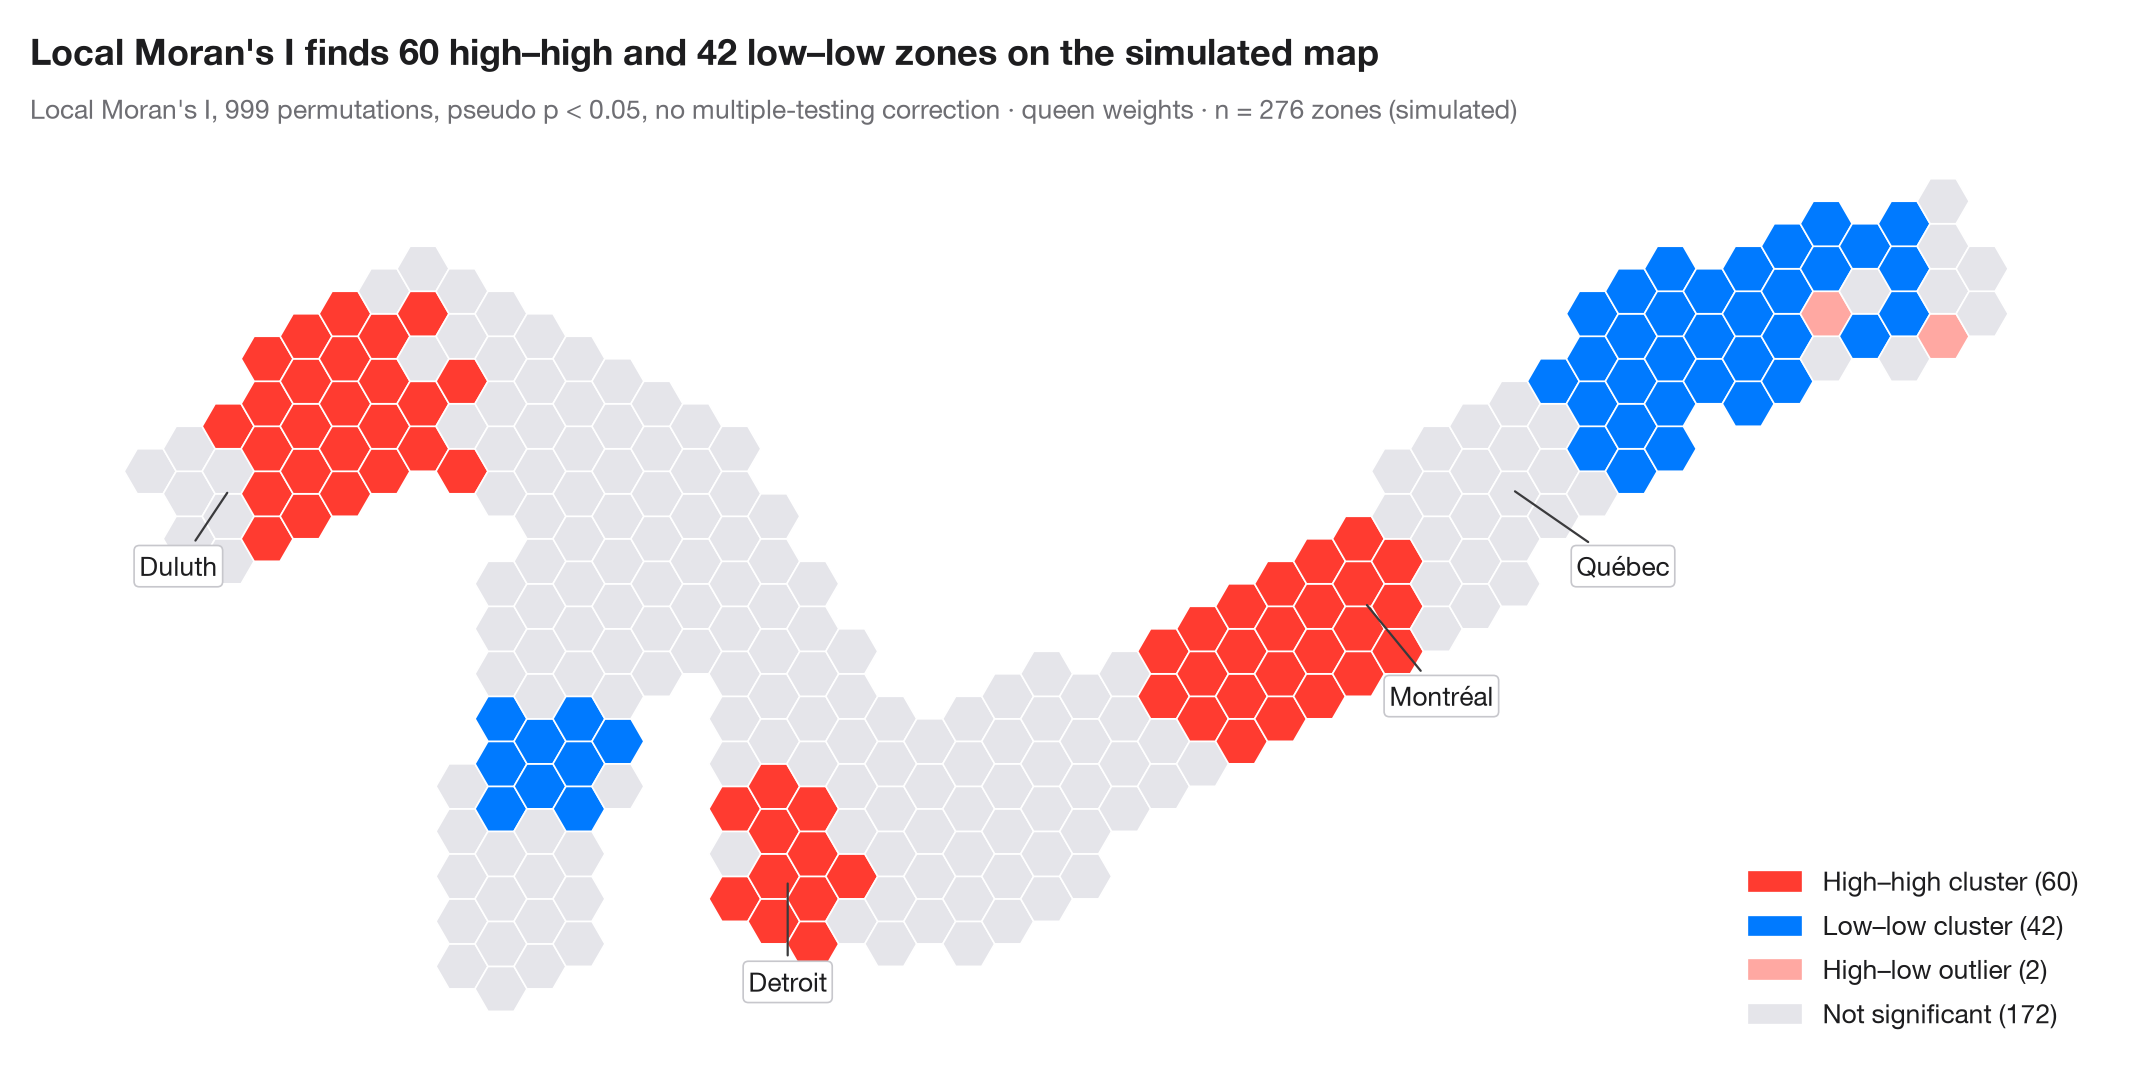

Source code (Python):
"""
title: LISA cluster map (local autocorrelation)
summary: Where the clusters and spatial outliers are — local Moran's I for each area, mapped with its permutation significance.
r: spdep::localmoran_perm() / rgeoda::local_moran()
tags: [spatial autocorrelation, LISA, local Moran, hot spots, clusters, permutation test, Great Lakes]
description: |
  A global statistic says *whether* a map is clustered; a **local** indicator
  of spatial association (LISA; Anselin, 1995) says *where*. Local Moran's I
  is computed for each area from its own value and its neighbours' values.
  Areas whose local statistic is significant (pseudo p < 0.05, 999 conditional
  permutations) are coloured by quadrant of the Moran scatterplot:
  **high–high** and **low–low** clusters, and **high–low** or **low–high**
  spatial outliers. Everything else is grey.

  Two cautions come with every LISA map. The tests are not independent and are
  not corrected for multiple comparisons, so a few significant areas are
  expected by chance alone; and a significant area marks the *core* of a
  cluster, which usually extends to its neighbours.

  Data are **simulated**, set in the context of the GVCdtLab, CIRANO's digital twin
  of the Great Lakes–St. Lawrence trade and transport corridor: 276 hexagonal
  zones along a schematic waterway from Duluth and Chicago to the Gulf of
  St. Lawrence, each with a 0–100 index of how exposed its shipping is to low
  water levels. Neither the zones nor the values are the lab's data or results.
  The statistic comes from `esda.Moran_Local` and the map from **GeoPandas**.
"""
import geopandas as gpd
import matplotlib.pyplot as plt
import numpy as np
from esda.moran import Moran_Local
from libpysal import weights
from matplotlib.patches import Patch
from shapely.geometry import MultiLineString, Point, Polygon

# Simulated data, set in the context of the CIRANO GVCdtLab [gvcdtlab]
# Schematic corridor: hexagonal zones within reach of the waterway, Duluth and Chicago to the Gulf
main = [(-92.1, 46.8), (-89.2, 48.4), (-84.4, 46.5), (-82.4, 44.0), (-83.0, 42.3), (-81.2, 42.2),
        (-79.0, 42.9), (-79.4, 43.6), (-76.5, 44.2), (-73.6, 45.5), (-71.2, 46.8), (-68.5, 48.5),
        (-64.5, 49.2)]
michigan = [(-84.0, 45.6), (-86.6, 45.4), (-87.0, 43.5), (-87.6, 41.9)]
k = np.cos(np.radians(45))                      # shrink longitudes so the hexagons are regular
water = MultiLineString([[(x * k, y) for x, y in line] for line in (main, michigan)])
r, hexes = 0.3, []
for col in range(90):
    for row in range(36):
        cx, cy = -66.5 + 1.5 * r * col, 40.5 + np.sqrt(3) * r * (row + (col % 2) / 2)
        if water.distance(Point(cx, cy)) < 0.95:
            hexes.append(Polygon([(round(cx + r * np.cos(a), 6), round(cy + r * np.sin(a), 6))
                                  for a in np.radians(range(0, 360, 60))]))
g = gpd.GeoDataFrame(geometry=hexes)
xy = np.column_stack([g.centroid.x / k, g.centroid.y])      # back to longitude, latitude

# Exposure to low water: high at shallow passages (Seaway, connecting channels, upper lakes),
# low in the deep tidal estuary, plus spatially smooth noise and one draft-limited harbour
def bump(lon, lat, s):
    return np.exp(-((xy[:, 0] - lon) ** 2 + (xy[:, 1] - lat) ** 2) / (2 * s ** 2))
w = weights.Queen.from_dataframe(g, use_index=False)
w.transform = "r"
rng = np.random.default_rng(12)
noise = rng.normal(0, 1, len(g))
for _ in range(2):
    noise = weights.lag_spatial(w, noise)       # smooth the noise over neighbours
exposure = (35 + 30 * bump(-74.8, 45.0, 1.6) + 22 * bump(-82.7, 42.7, 1.2) + 20 * bump(-90.3, 47.6, 1.8)
            - 25 * bump(-67.0, 48.8, 2.2) + 12 * noise + rng.normal(0, 4, len(g)))
exposure[np.argmin(np.hypot(xy[:, 0] + 66.0, xy[:, 1] - 49.0))] = 75        # outlier harbour
g["exposure"] = exposure.clip(0, 100).round(1)

lisa = Moran_Local(g["exposure"].to_numpy(), w, permutations=999, seed=1)

# Quadrants: 1 high–high, 2 low–high, 3 low–low, 4 high–low; grey if not significant
labels = {1: "High–high cluster", 3: "Low–low cluster", 2: "Low–high outlier", 4: "High–low outlier"}
colors = {1: "#FF3B30", 3: "#007AFF", 2: "#9FCBFF", 4: "#FFA8A2"}
sig = lisa.p_sim < 0.05
g["cluster"] = np.where(sig, lisa.q, 0)
counts = {q: int((g["cluster"] == q).sum()) for q in labels}

fig, ax = plt.subplots(figsize=(11, 5.2))
g.plot(color=[colors.get(c, "#E5E5EA") for c in g["cluster"]], edgecolor="white", linewidth=0.6, ax=ax)
handles = [Patch(color=colors[q], label=f"{labels[q]} ({counts[q]})") for q in labels if counts[q]]
handles.append(Patch(color="#E5E5EA", label=f"Not significant ({int((~sig).sum())})"))
ax.legend(handles=handles, loc="lower right", fontsize=9.5)
for name, lon, lat, dx, dy in [("Duluth", -92.1, 46.8, -0.6, -0.9), ("Detroit", -83.0, 42.3, 0, -1.2),
                              ("Montréal", -73.6, 45.5, 0.9, -1.1), ("Québec", -71.2, 46.8, 1.3, -0.9)]:
    ax.annotate(name, (lon * k, lat), (lon * k + dx, lat + dy), ha="center", va="center", fontsize=9.5,
                bbox=dict(boxstyle="round,pad=0.2", fc="white", ec="#C7C7CC", lw=0.6),
                arrowprops=dict(arrowstyle="-", color="#3A3A3C", lw=0.8))
ax.set_axis_off()
ax.set_title(f"Local Moran's I finds {counts[1]} high–high and {counts[3]} low–low zones on the simulated map", pad=26)
ax.text(0, 1.02, f"Local Moran's I, 999 permutations, pseudo p < 0.05, no multiple-testing correction · "
        f"queen weights · n = {w.n} zones (simulated)", transform=ax.transAxes, fontsize=9.5, color="#6E6E73")
plt.show()
